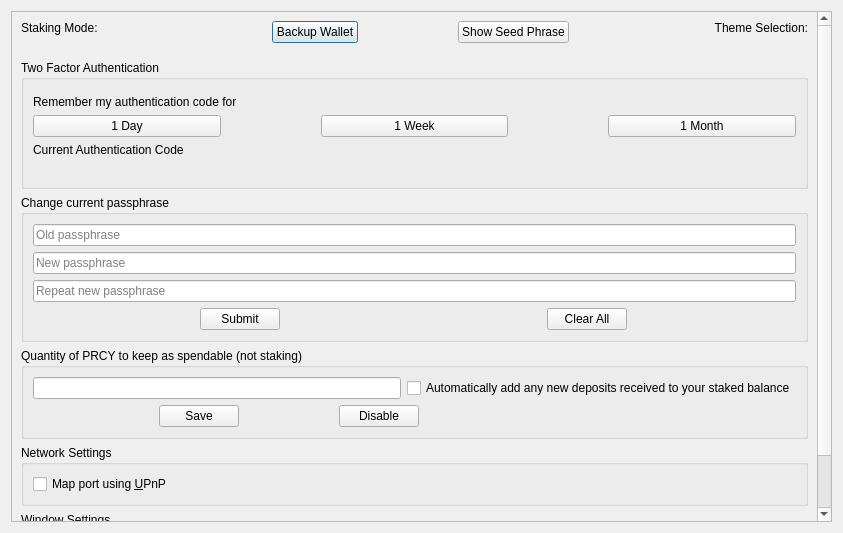
<?xml version="1.0" encoding="UTF-8"?>
<ui version="4.0">
 <class>OptionsPage</class>
 <widget class="QDialog" name="OptionsPage">
  <property name="geometry">
   <rect>
    <x>0</x>
    <y>0</y>
    <width>843</width>
    <height>533</height>
   </rect>
  </property>
  <property name="sizePolicy">
   <sizepolicy hsizetype="Preferred" vsizetype="Preferred">
    <horstretch>0</horstretch>
    <verstretch>0</verstretch>
   </sizepolicy>
  </property>
  <property name="acceptDrops">
   <bool>false</bool>
  </property>
  <property name="sizeGripEnabled">
   <bool>false</bool>
  </property>
  <layout class="QVBoxLayout" name="verticalLayout_2">
   <item>
    <widget class="QScrollArea" name="scrollArea">
     <property name="widgetResizable">
      <bool>true</bool>
     </property>
     <widget class="QWidget" name="scrollAreaWidgetContents">
      <property name="geometry">
       <rect>
        <x>0</x>
        <y>0</y>
        <width>806</width>
        <height>541</height>
       </rect>
      </property>
      <layout class="QVBoxLayout" name="verticalLayout">
       <item>
        <layout class="QHBoxLayout" name="hlLayout_9">
         <item>
          <layout class="QVBoxLayout" name="stakingLayout">
           <property name="leftMargin">
            <number>0</number>
           </property>
           <item alignment="Qt::AlignLeft">
            <widget class="QLabel" name="labelStaking">
             <property name="sizePolicy">
              <sizepolicy hsizetype="Preferred" vsizetype="Maximum">
               <horstretch>0</horstretch>
               <verstretch>0</verstretch>
              </sizepolicy>
             </property>
             <property name="text">
              <string>Staking Mode:</string>
             </property>
            </widget>
           </item>
           <item alignment="Qt::AlignLeft">
            <widget class="ToggleButton" name="toggleStaking" native="true">
             <property name="sizePolicy">
              <sizepolicy hsizetype="Preferred" vsizetype="Maximum">
               <horstretch>0</horstretch>
               <verstretch>0</verstretch>
              </sizepolicy>
             </property>
             <property name="toolTip">
              <string>Turn staking on or off</string>
             </property>
             <property name="layoutDirection">
              <enum>Qt::LeftToRight</enum>
             </property>
             <property name="OptionA">
              <string>On</string>
             </property>
             <property name="OptionB">
              <string>Off</string>
             </property>
             <property name="fixedSize" stdset="0">
              <size>
               <width>100</width>
               <height>55</height>
              </size>
             </property>
            </widget>
           </item>
          </layout>
         </item>
         <item>
          <layout class="QVBoxLayout" name="backupWalletLayout">
           <item alignment="Qt::AlignHCenter">
            <widget class="QPushButton" name="pushButtonBackup">
             <property name="sizePolicy">
              <sizepolicy hsizetype="Maximum" vsizetype="Fixed">
               <horstretch>0</horstretch>
               <verstretch>0</verstretch>
              </sizepolicy>
             </property>
             <property name="layoutDirection">
              <enum>Qt::RightToLeft</enum>
             </property>
             <property name="text">
              <string>Backup Wallet</string>
             </property>
            </widget>
           </item>
          </layout>
         </item>
         <item>
          <layout class="QVBoxLayout" name="shwoPhraseLayout">
           <item alignment="Qt::AlignHCenter">
            <widget class="QPushButton" name="pushButtonRecovery">
             <property name="enabled">
              <bool>true</bool>
             </property>
             <property name="sizePolicy">
              <sizepolicy hsizetype="Maximum" vsizetype="Fixed">
               <horstretch>0</horstretch>
               <verstretch>0</verstretch>
              </sizepolicy>
             </property>
             <property name="text">
              <string>Show Seed Phrase</string>
             </property>
            </widget>
           </item>
          </layout>
         </item>
         <item>
          <layout class="QVBoxLayout" name="themeLayout">
           <property name="leftMargin">
            <number>0</number>
           </property>
           <item alignment="Qt::AlignRight">
            <widget class="QLabel" name="labelTheme">
             <property name="sizePolicy">
              <sizepolicy hsizetype="Preferred" vsizetype="Maximum">
               <horstretch>0</horstretch>
               <verstretch>0</verstretch>
              </sizepolicy>
             </property>
             <property name="text">
              <string>Theme Selection:</string>
             </property>
             <property name="alignment">
              <set>Qt::AlignRight|Qt::AlignTrailing|Qt::AlignVCenter</set>
             </property>
            </widget>
           </item>
           <item alignment="Qt::AlignRight">
            <widget class="ToggleButton" name="toggleTheme" native="true">
             <property name="sizePolicy">
              <sizepolicy hsizetype="Preferred" vsizetype="Maximum">
               <horstretch>0</horstretch>
               <verstretch>0</verstretch>
              </sizepolicy>
             </property>
             <property name="toolTip">
              <string>Switch between Dark and Light theme</string>
             </property>
             <property name="layoutDirection">
              <enum>Qt::LeftToRight</enum>
             </property>
             <property name="OptionA">
              <string>Dark</string>
             </property>
             <property name="OptionB">
              <string>Light</string>
             </property>
             <property name="fixedSize" stdset="0">
              <size>
               <width>100</width>
               <height>55</height>
              </size>
             </property>
            </widget>
           </item>
          </layout>
         </item>
        </layout>
       </item>
       <item>
        <widget class="QLabel" name="line_1">
         <property name="minimumSize">
          <size>
           <width>0</width>
           <height>0</height>
          </size>
         </property>
         <property name="maximumSize">
          <size>
           <width>16777215</width>
           <height>5</height>
          </size>
         </property>
         <property name="text">
          <string/>
         </property>
        </widget>
       </item>
       <item>
        <widget class="QGroupBox" name="twoFAgroupBox">
         <property name="title">
          <string>Two Factor Authentication</string>
         </property>
         <layout class="QVBoxLayout" name="verticalLayout_3">
          <item>
           <layout class="QVBoxLayout" name="twoFALayout">
            <item>
             <widget class="ToggleButton" name="toggle2FA" native="true">
              <property name="sizePolicy">
               <sizepolicy hsizetype="Preferred" vsizetype="Maximum">
                <horstretch>0</horstretch>
                <verstretch>0</verstretch>
               </sizepolicy>
              </property>
              <property name="OptionA">
               <string>On</string>
              </property>
              <property name="OptionB">
               <string>Off</string>
              </property>
              <property name="fixedSize" stdset="0">
               <size>
                <width>100</width>
                <height>55</height>
               </size>
              </property>
             </widget>
            </item>
            <item>
             <widget class="QLabel" name="label_3">
              <property name="text">
               <string>Remember my authentication code for</string>
              </property>
             </widget>
            </item>
            <item>
             <layout class="QHBoxLayout" name="horizontalLayout">
              <property name="spacing">
               <number>100</number>
              </property>
              <property name="leftMargin">
               <number>0</number>
              </property>
              <item>
               <widget class="QPushButton" name="btn_day">
                <property name="text">
                 <string>1 Day</string>
                </property>
               </widget>
              </item>
              <item>
               <widget class="QPushButton" name="btn_week">
                <property name="text">
                 <string>1 Week</string>
                </property>
               </widget>
              </item>
              <item>
               <widget class="QPushButton" name="btn_month">
                <property name="text">
                 <string>1 Month</string>
                </property>
               </widget>
              </item>
             </layout>
            </item>
            <item>
             <widget class="QLabel" name="lblAuthCode">
              <property name="text">
               <string>Current Authentication Code</string>
              </property>
             </widget>
            </item>
            <item>
             <layout class="QHBoxLayout" name="horizontalLayout_2" stretch="1,1,1,1,1,1">
              <item>
               <widget class="QLabel" name="code_1">
                <property name="text">
                 <string/>
                </property>
                <property name="alignment">
                 <set>Qt::AlignCenter</set>
                </property>
               </widget>
              </item>
              <item>
               <widget class="QLabel" name="code_2">
                <property name="text">
                 <string/>
                </property>
                <property name="alignment">
                 <set>Qt::AlignCenter</set>
                </property>
               </widget>
              </item>
              <item>
               <widget class="QLabel" name="code_3">
                <property name="text">
                 <string/>
                </property>
                <property name="alignment">
                 <set>Qt::AlignCenter</set>
                </property>
               </widget>
              </item>
              <item>
               <widget class="QLabel" name="code_4">
                <property name="text">
                 <string/>
                </property>
                <property name="alignment">
                 <set>Qt::AlignCenter</set>
                </property>
               </widget>
              </item>
              <item>
               <widget class="QLabel" name="code_5">
                <property name="text">
                 <string/>
                </property>
                <property name="alignment">
                 <set>Qt::AlignCenter</set>
                </property>
               </widget>
              </item>
              <item>
               <widget class="QLabel" name="code_6">
                <property name="text">
                 <string/>
                </property>
                <property name="alignment">
                 <set>Qt::AlignCenter</set>
                </property>
               </widget>
              </item>
             </layout>
            </item>
           </layout>
          </item>
         </layout>
        </widget>
       </item>
       <item>
        <widget class="QGroupBox" name="passphrasegroupBox">
         <property name="title">
          <string>Change current passphrase</string>
         </property>
         <layout class="QVBoxLayout" name="verticalLayout_5">
          <item>
           <layout class="QVBoxLayout" name="changePassphraseLayout">
            <item>
             <widget class="QLineEdit" name="lineEditOldPass">
              <property name="echoMode">
               <enum>QLineEdit::Password</enum>
              </property>
              <property name="placeholderText">
               <string>Old passphrase</string>
              </property>
             </widget>
            </item>
            <item>
             <widget class="QLineEdit" name="lineEditNewPass">
              <property name="echoMode">
               <enum>QLineEdit::Password</enum>
              </property>
              <property name="placeholderText">
               <string>New passphrase</string>
              </property>
             </widget>
            </item>
            <item>
             <widget class="QLineEdit" name="lineEditNewPassRepeat">
              <property name="echoMode">
               <enum>QLineEdit::Password</enum>
              </property>
              <property name="placeholderText">
               <string>Repeat new passphrase</string>
              </property>
             </widget>
            </item>
            <item>
             <layout class="QHBoxLayout" name="horizontalLayout_5">
              <property name="spacing">
               <number>100</number>
              </property>
              <property name="leftMargin">
               <number>0</number>
              </property>
              <item>
               <widget class="QPushButton" name="pushButtonPassword">
                <property name="sizePolicy">
                 <sizepolicy hsizetype="Maximum" vsizetype="Maximum">
                  <horstretch>0</horstretch>
                  <verstretch>0</verstretch>
                 </sizepolicy>
                </property>
                <property name="text">
                 <string>Submit</string>
                </property>
               </widget>
              </item>
              <item>
               <widget class="QPushButton" name="pushButtonPasswordClear">
                <property name="sizePolicy">
                 <sizepolicy hsizetype="Maximum" vsizetype="Maximum">
                  <horstretch>0</horstretch>
                  <verstretch>0</verstretch>
                 </sizepolicy>
                </property>
                <property name="text">
                 <string>Clear All</string>
                </property>
               </widget>
              </item>
             </layout>
            </item>
           </layout>
          </item>
         </layout>
        </widget>
       </item>
       <item>
        <widget class="QGroupBox" name="reservegroupBox">
         <property name="title">
          <string>Quantity of PRCY to keep as spendable (not staking)</string>
         </property>
         <layout class="QVBoxLayout" name="verticalLayout_6">
          <item>
           <layout class="QVBoxLayout" name="reserveLayout">
            <property name="sizeConstraint">
             <enum>QLayout::SetDefaultConstraint</enum>
            </property>
            <item>
             <layout class="QHBoxLayout" name="horizontalLayout_6">
              <item>
               <widget class="QLineEdit" name="lineEditWithhold"/>
              </item>
              <item>
               <widget class="QCheckBox" name="addNewFunds">
                <property name="toolTip">
                 <string>Enabling this will incur a minimum 1 PRCY fee each time you receive a new deposit that needs to be consolidated for staking.</string>
                </property>
                <property name="text">
                 <string>Automatically add any new deposits received to your staked balance</string>
                </property>
               </widget>
              </item>
             </layout>
            </item>
            <item>
             <layout class="QHBoxLayout" name="horizontalLayout_4">
              <property name="spacing">
               <number>100</number>
              </property>
              <property name="leftMargin">
               <number>0</number>
              </property>
              <item>
               <spacer name="horizontalSpacer_3">
                <property name="orientation">
                 <enum>Qt::Horizontal</enum>
                </property>
                <property name="sizeHint" stdset="0">
                 <size>
                  <width>40</width>
                  <height>20</height>
                 </size>
                </property>
               </spacer>
              </item>
              <item>
               <widget class="QPushButton" name="pushButtonSave">
                <property name="enabled">
                 <bool>true</bool>
                </property>
                <property name="sizePolicy">
                 <sizepolicy hsizetype="Maximum" vsizetype="Maximum">
                  <horstretch>0</horstretch>
                  <verstretch>0</verstretch>
                 </sizepolicy>
                </property>
                <property name="text">
                 <string>Save</string>
                </property>
               </widget>
              </item>
              <item>
               <widget class="QPushButton" name="pushButtonDisable">
                <property name="text">
                 <string>Disable</string>
                </property>
               </widget>
              </item>
              <item>
               <spacer name="horizontalSpacer_4">
                <property name="orientation">
                 <enum>Qt::Horizontal</enum>
                </property>
                <property name="sizeHint" stdset="0">
                 <size>
                  <width>40</width>
                  <height>20</height>
                 </size>
                </property>
               </spacer>
              </item>
              <item>
               <spacer name="horizontalSpacer">
                <property name="orientation">
                 <enum>Qt::Horizontal</enum>
                </property>
                <property name="sizeHint" stdset="0">
                 <size>
                  <width>40</width>
                  <height>20</height>
                 </size>
                </property>
               </spacer>
              </item>
              <item>
               <spacer name="horizontalSpacer_2">
                <property name="orientation">
                 <enum>Qt::Horizontal</enum>
                </property>
                <property name="sizeHint" stdset="0">
                 <size>
                  <width>40</width>
                  <height>20</height>
                 </size>
                </property>
               </spacer>
              </item>
             </layout>
            </item>
           </layout>
          </item>
         </layout>
        </widget>
       </item>
       <item>
        <widget class="QGroupBox" name="networkgroupBox">
         <property name="title">
          <string>Network Settings</string>
         </property>
         <layout class="QVBoxLayout" name="verticalLayout_4">
          <item>
           <widget class="QCheckBox" name="mapPortUpnp">
            <property name="toolTip">
             <string>Automatically open the PRCY client port on the router. This only works when your router supports UPnP and it is enabled.</string>
            </property>
            <property name="text">
             <string>Map port using &amp;UPnP</string>
            </property>
           </widget>
          </item>
         </layout>
        </widget>
       </item>
       <item>
        <widget class="QGroupBox" name="windowSettingsgroupBox">
         <property name="title">
          <string>Window Settings</string>
         </property>
         <layout class="QHBoxLayout" name="horizontalLayout_3">
          <item>
           <widget class="QCheckBox" name="minimizeToTray">
            <property name="text">
             <string>&amp;Minimize to the tray instead of the taskbar</string>
            </property>
           </widget>
          </item>
          <item>
           <widget class="QCheckBox" name="minimizeOnClose">
            <property name="text">
             <string>M&amp;inimize on close</string>
            </property>
           </widget>
          </item>
         </layout>
        </widget>
       </item>
      </layout>
     </widget>
    </widget>
   </item>
  </layout>
 </widget>
 <customwidgets>
  <customwidget>
   <class>ToggleButton</class>
   <extends>QWidget</extends>
   <header>togglebutton.h</header>
  </customwidget>
 </customwidgets>
 <resources/>
 <connections/>
</ui>
